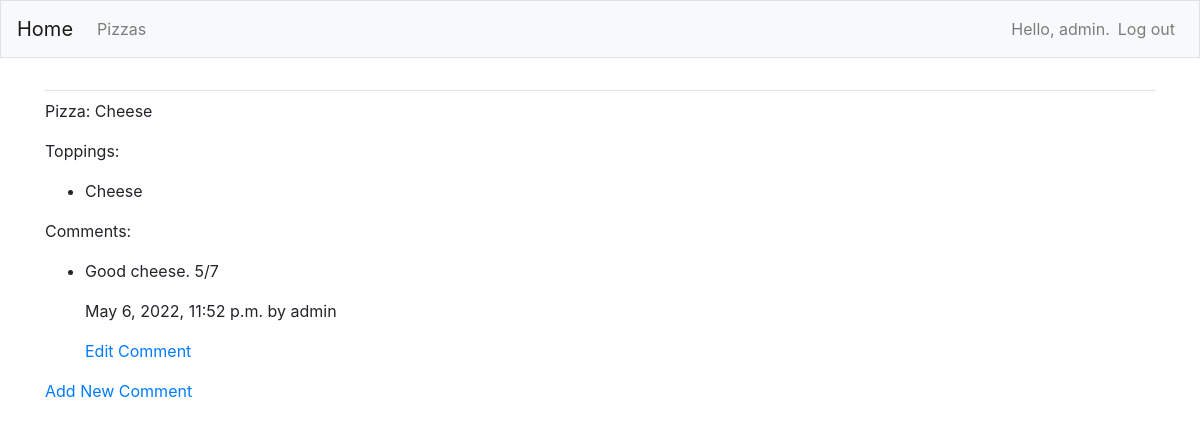
The app's page /pizza/1/ (signed in), older data.
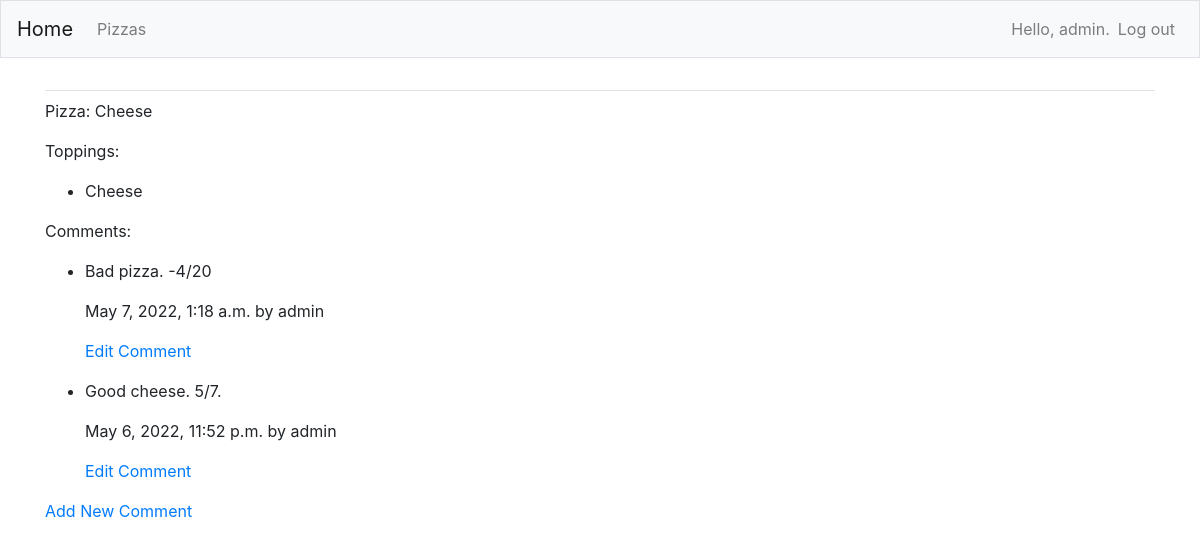
The same page, newer data.
### MainApp/models.py (models this page shows, shortened)
class Topping(models.Model):
    pizza = models.ForeignKey(Pizza, on_delete=models.CASCADE)
    toppings_name = models.CharField(max_length=200)

class Comment(models.Model):
    pizza = models.ForeignKey(Pizza, on_delete=models.CASCADE)
    text = models.TextField()
    date_added = models.DateTimeField(auto_now_add=True)
    owner = models.ForeignKey(User, on_delete=models.CASCADE)

### MainApp/views.py (the view)
# urls.py: path("pizza/<int:pizza_id>/", views.pizza, name="pizza"),
def pizza(request, pizza_id):
    pizza = Pizza.objects.get(id=pizza_id)
    comments = pizza.comment_set.order_by("-date_added")
    toppings = pizza.topping_set.order_by("-toppings_name")
    context = {"pizza": pizza, "toppings": toppings, "comments": comments}
    return render(request, "MainApp/pizza.html", context)

### MainApp/templates/mainapp/pizza.html
{% extends 'MainApp/base.html' %}
{% block content %}
<p>
    Pizza: {{ pizza.pizza_name }}
</p>
<p>
    Toppings:
</p>
<ul>
    {% for t in toppings %}
    <li>
        <p>{{ t.toppings_name }}</p>
    </li>
    {% empty %}
    <li>
        There are no toppings for this pizza.
    </li>
    {% endfor %}
</ul>
<p>Comments:</p>
<ul>
    {% for c in comments %}
    <li>
        <p>{{c.text}}</p>
        <p>{{c.date_added}} by {{c.owner}}</p>
        {% if c.owner == request.user %}
        <p><a href="{% url 'edit_comment' c.id %}">Edit Comment</a></p>
        {% endif %}
    </li>
    {% empty %}
    <li>
        There are no comments for this pizza.
    </li>
    {% endfor %}
</ul>
<p><a href="{% url 'new_comment' pizza.id %}">Add New Comment</a></p>
{% endblock content %}

Row changes from the older to the newer data that the page shows:
added Comment: text "Bad pizza. -4/20", date_added "May 7, 2022, 1:18 a.m.", owner "admin", shows "Edit Comment"
changed Comment: text "Good cheese. 5/7" → "Good cheese. 5/7."
